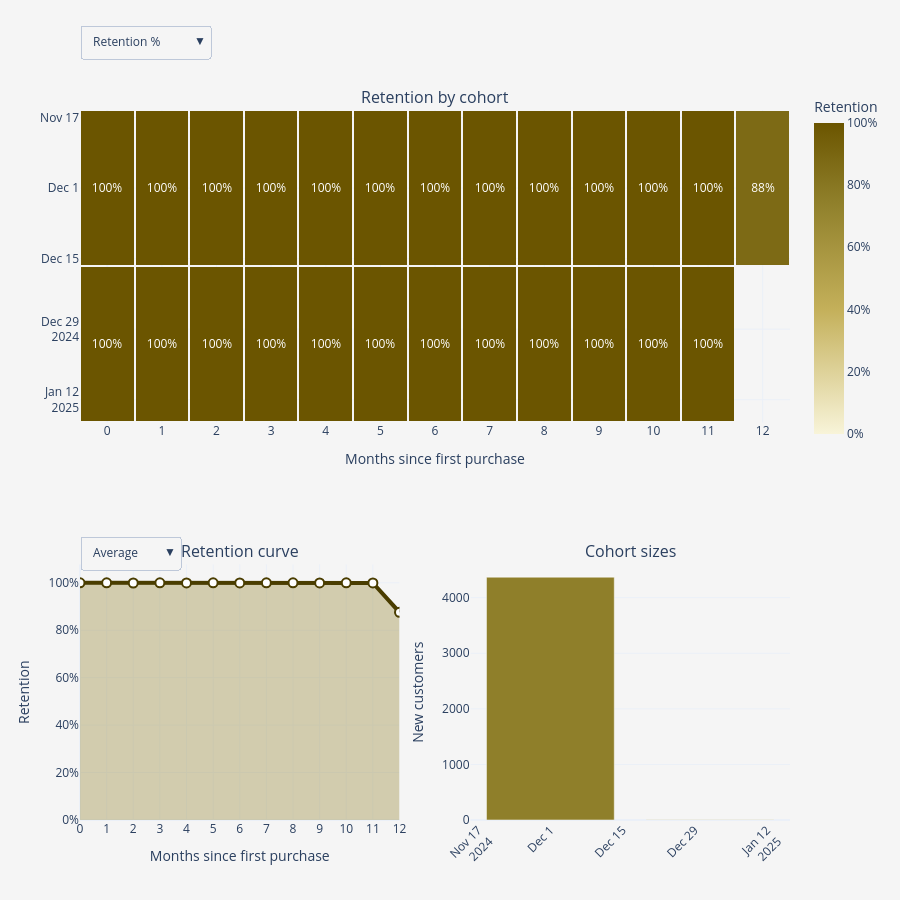

Notebook code cell kept with this figure:
### Code cell
import numpy as np
import pandas as pd
import plotly.graph_objects as go
from plotly.subplots import make_subplots
from IPython.display import HTML, display


data = df.copy()
data = data.dropna(subset=['CustomerID'])
data = data[(data['Quantity'] > 0) & (data['UnitPrice'] > 0)]
data = data[~data['InvoiceNo'].astype(str).str.startswith('C')]
data['InvoiceDate'] = pd.to_datetime(data['InvoiceDate'])

data['OrderMonth'] = data['InvoiceDate'].dt.to_period('M').dt.to_timestamp()
data['CohortMonth'] = data.groupby('CustomerID')['OrderMonth'].transform('min')
data['Period'] = ((data['OrderMonth'].dt.year - data['CohortMonth'].dt.year) * 12
                  + (data['OrderMonth'].dt.month - data['CohortMonth'].dt.month))

counts = (data.groupby(['CohortMonth', 'Period'])['CustomerID'].nunique()
          .unstack('Period'))
sizes = counts[0]
retention = counts.divide(sizes, axis=0)

MAX_P = 12
retention = retention.loc[:, retention.columns <= MAX_P]
counts = counts.loc[:, counts.columns <= MAX_P]
cohort_labels = [d.strftime('%Y-%m') for d in retention.index]
periods = list(retention.columns)


def col(n):
    return retention[n] if n in retention.columns else pd.Series(np.nan, index=retention.index)


m1, m3, m6 = col(1).mean(), col(3).mean(), col(6).mean()
m3_valid = col(3).dropna()
best = m3_valid.idxmax() if len(m3_valid) else retention.index[0]
worst = m3_valid.idxmin() if len(m3_valid) else retention.index[0]

kpis = [
    ('Customers', f'{int(sizes.sum()):,}', f'{len(sizes)} monthly cohorts', '#6b5500'),
    ('Month-1 retention', f'{m1:.1%}', 'avg. across cohorts', '#8f7f2a'),
    ('Month-3 retention', f'{m3:.1%}', 'avg. across cohorts', '#c4b05a'),
    ('Month-6 retention', f'{m6:.1%}', 'avg. across cohorts', '#6b5500'),
    ('Best cohort', f'{best:%Y-%m}', f'{col(3).max():.1%} at month 3', '#8f7f2a'),
    ('Weakest cohort', f'{worst:%Y-%m}', f'{col(3).min():.1%} at month 3', '#c4b05a'),
]
css = """
<style>
.dash{font-family:-apple-system,Segoe UI,Helvetica,Arial,sans-serif;background:#f5f5f5;padding:20px;border-radius:14px;color:#333}
.dash h2{margin:0 0 14px;font-size:22px}
.grid{display:grid;grid-template-columns:repeat(auto-fit,minmax(170px,1fr));gap:14px}
.card{background:#fff;border-radius:12px;padding:16px;border-top:5px solid var(--c);
      box-shadow:0 1px 4px rgba(0,0,0,.08);transition:transform .15s,box-shadow .15s}
.card:hover{transform:translateY(-4px);box-shadow:0 8px 18px rgba(0,0,0,.15)}
.card .l{font-size:12px;text-transform:uppercase;letter-spacing:.06em;color:#777}
.card .v{font-size:26px;font-weight:700;margin:4px 0;color:var(--c)}
.card .s{font-size:12px;color:#666}
</style>
"""
cards = ''.join(
    f'<div class="card" style="--c:{c}"><div class="l">{l}</div>'
    f'<div class="v">{v}</div><div class="s">{s}</div></div>' for l, v, s, c in kpis)
cards_html = f'{css}<div class="dash"><h2>Cohort Analysis</h2><div class="grid">{cards}</div></div>'

gold_scale = [[0, '#f8f4d9'], [0.4, '#c4b05a'], [0.75, '#8f7f2a'], [1, '#6b5500']]

fig = make_subplots(
    rows=2, cols=2, specs=[[{'colspan': 2}, None], [{}, {}]],
    row_heights=[0.55, 0.45], vertical_spacing=0.2,
    subplot_titles=('Retention by cohort', 'Retention curve', 'Cohort sizes'))


ret_z = retention.values
cnt_z = counts.reindex(index=retention.index, columns=retention.columns).values
hover = [[f'Cohort {cohort_labels[i]}<br>Month {periods[j]}'
          f'<br>Retention: {ret_z[i, j]:.1%}<br>Customers: {int(cnt_z[i, j]):,}'
          if not np.isnan(ret_z[i, j]) else ''
          for j in range(len(periods))] for i in range(len(cohort_labels))]
ret_cap = float(np.nanmax(ret_z[:, 1:])) if ret_z.shape[1] > 1 else 1.0

fig.add_trace(go.Heatmap(
    z=ret_z, x=periods, y=cohort_labels, colorscale=gold_scale,
    zmin=0, zmax=ret_cap, texttemplate='%{z:.0%}', hovertext=hover, hoverinfo='text',
    xgap=2, ygap=2, colorbar=dict(title='Retention', tickformat='.0%', len=0.5, y=0.78)),
    row=1, col=1)

avg = retention.mean()
fig.add_trace(go.Scatter(
    x=periods, y=avg.values, mode='lines+markers', name='Average',
    line=dict(color='#4a3d00', width=4), marker=dict(size=9, color='white', line=dict(width=2, color='#4a3d00')),
    fill='tozeroy', fillcolor='rgba(143,127,42,0.35)',
    hovertemplate='Month %{x}<br>Avg retention %{y:.1%}<extra></extra>'), row=2, col=1)

for i, lab in enumerate(cohort_labels):
    y = retention.iloc[i].dropna()
    fig.add_trace(go.Scatter(
        x=y.index, y=y.values, mode='lines+markers', name=lab, visible=False,
        line=dict(color='#8f7f2a', width=3),
        hovertemplate=f'Cohort {lab}<br>Month %{{x}}<br>%{{y:.1%}}<extra></extra>'), row=2, col=1)

fig.add_trace(go.Bar(
    x=cohort_labels, y=sizes.values, marker_color='#8f7f2a', name='Cohort size',
    hovertemplate='Cohort %{x}<br>%{y:,} new customers<extra></extra>'), row=2, col=2)

n_traces = len(fig.data)
n_c = len(cohort_labels)
line_idx = list(range(1, 2 + n_c))  # average + cohort lines


def line_visibility(show):
    vis = [True] * n_traces              # heatmap + bars always visible
    for k in line_idx:
        vis[k] = k in show
    return vis


line_buttons = [
    dict(label='Average', method='update', args=[{'visible': line_visibility({1})}]),
    dict(label='All cohorts', method='update', args=[{'visible': line_visibility(set(range(2, 2 + n_c)))}])
] + [
    dict(label=lab, method='update', args=[{'visible': line_visibility({2 + i})}])
    for i, lab in enumerate(cohort_labels)
]

heat_buttons = [
    dict(label='Retention %', method='restyle',
         args=[{'z': [ret_z], 'zmin': [0], 'zmax': [ret_cap],
                'texttemplate': ['%{z:.0%}'], 'colorbar.tickformat': ['.0%'],
                'colorbar.title.text': ['Retention']}, [0]]),
    dict(label='Customer count', method='restyle',
         args=[{'z': [cnt_z], 'zmin': [0], 'zmax': [float(np.nanmax(cnt_z[:, 1:]))],
                'texttemplate': ['%{z:,}'], 'colorbar.tickformat': [',d'],
                'colorbar.title.text': ['Customers']}, [0]]),
]

fig.update_layout(
    template='plotly_white', height=900, paper_bgcolor='#f5f5f5', plot_bgcolor='#f5f5f5',
    showlegend=False, margin=dict(t=110),
    updatemenus=[
        dict(type='dropdown', buttons=heat_buttons, x=0.0, y=1.12, xanchor='left', yanchor='top'),
        dict(type='dropdown', buttons=line_buttons, x=0.0, y=0.40, xanchor='left', yanchor='top'),
    ])
fig.update_xaxes(title_text='Months since first purchase', dtick=1, row=1, col=1)
fig.update_yaxes(autorange='reversed', row=1, col=1)
fig.update_xaxes(title_text='Months since first purchase', dtick=1, row=2, col=1)
fig.update_yaxes(tickformat='.0%', title_text='Retention', row=2, col=1)
fig.update_xaxes(tickangle=-45, row=2, col=2)
fig.update_yaxes(title_text='New customers', row=2, col=2)

display(HTML(cards_html))
fig.show()

page = (f'<html><head><meta charset="utf-8"><title>Cohort Analysis</title></head>'
        f'<body style="margin:20px;background:#f5f5f5">{cards_html}'
        f'{fig.to_html(full_html=False, include_plotlyjs="cdn")}</body></html>')
with open('cohort_analysis_interactive.html', 'w', encoding='utf-8') as f:
    f.write(page)
print('Saved: cohort_analysis_interactive.html (open it in any browser)')

### Figure 1 — Plotly figure (JSON) as saved in the notebook; plotly's stock layout.template omitted (floating-point values rounded to 4 significant figures)
{"data": [{"colorbar": {"len": 0.5, "tickformat": ".0%", "title": {"text": "Retention"}, "y": 0.78}, "colorscale": [[0, "#f8f4d9"], [0.4, "#c4b05a"], [0.75, "#8f7f2a"], [1, "#6b5500"]], "hoverinfo": "text", "hovertext": [["Cohort 2024-12<br>Month 0<br>Retention: 100.0%<br>Customers: 4,368", "Cohort 2024-12<br>Month 1<br>Retention: 100.0%<br>Customers: 4,367", "Cohort 2024-12<br>Month 2<br>Retention: 99.8%<br>Customers: 4,361", "Cohort 2024-12<br>Month 3<br>Retention: 100.0%<br>Customers: 4,367", "Cohort 2024-12<br>Month 4<br>Retention: 99.9%<br>Customers: 4,365", "Cohort 2024-12<br>Month 5<br>Retention: 100.0%<br>Customers: 4,366", "Cohort 2024-12<br>Month 6<br>Retention: 99.9%<br>Customers: 4,364", "Cohort 2024-12<br>Month 7<br>Retention: 100.0%<br>Customers: 4,366", "Cohort 2024-12<br>Month 8<br>Retention: 100.0%<br>Customers: 4,367", "Cohort 2024-12<br>Month 9<br>Retention: 99.9%<br>Customers: 4,365", "Cohort 2024-12<br>Month 10<br>Retention: 100.0%<br>Customers: 4,367", "Cohort 2024-12<br>Month 11<br>Retention: 99.9%<br>Customers: 4,363", "Cohort 2024-12<br>Month 12<br>Retention: 87.6%<br>Customers: 3,825"], ["Cohort 2025-01<br>Month 0<br>Retention: 100.0%<br>Customers: 4", "Cohort 2025-01<br>Month 1<br>Retention: 100.0%<br>Customers: 4", "Cohort 2025-01<br>Month 2<br>Retention: 100.0%<br>Customers: 4", "Cohort 2025-01<br>Month 3<br>Retention: 100.0%<br>Customers: 4", "Cohort 2025-01<br>Month 4<br>Retention: 100.0%<br>Customers: 4", "Cohort 2025-01<br>Month 5<br>Retention: 100.0%<br>Customers: 4", "Cohort 2025-01<br>Month 6<br>Retention: 100.0%<br>Customers: 4", "Cohort 2025-01<br>Month 7<br>Retention: 100.0%<br>Customers: 4", "Cohort 2025-01<br>Month 8<br>Retention: 100.0%<br>Customers: 4", "Cohort 2025-01<br>Month 9<br>Retention: 100.0%<br>Customers: 4", "Cohort 2025-01<br>Month 10<br>Retention: 100.0%<br>Customers: 4", "Cohort 2025-01<br>Month 11<br>Retention: 100.0%<br>Customers: 4", ""]], "texttemplate": "%{z:.0%}", "type": "heatmap", "x": [0, 1, 2, 3, 4, 5, 6, 7, 8, 9, 10, 11, 12], "xaxis": "x", "xgap": 2, "y": ["2024-12", "2025-01"], "yaxis": "y", "ygap": 2, "z": [[1, 0.9998, 0.9984, 0.9998, 0.9993, 0.9995, 0.9991, 0.9995, 0.9998, 0.9993, 0.9998, 0.9989, 0.8757], [1, 1, 1, 1, 1, 1, 1, 1, 1, 1, 1, 1, null]], "zmax": 1, "zmin": 0}, {"fill": "tozeroy", "fillcolor": "rgba(143,127,42,0.35)", "hovertemplate": "Month %{x}<br>Avg retention %{y:.1%}<extra></extra>", "line": {"color": "#4a3d00", "width": 4}, "marker": {"color": "white", "line": {"color": "#4a3d00", "width": 2}, "size": 9}, "mode": "lines+markers", "name": "Average", "type": "scatter", "x": [0, 1, 2, 3, 4, 5, 6, 7, 8, 9, 10, 11, 12], "xaxis": "x2", "y": [1, 0.9999, 0.9992, 0.9999, 0.9997, 0.9998, 0.9995, 0.9998, 0.9999, 0.9997, 0.9999, 0.9994, 0.8757], "yaxis": "y2"}, {"hovertemplate": "Cohort 2024-12<br>Month %{x}<br>%{y:.1%}<extra></extra>", "line": {"color": "#8f7f2a", "width": 3}, "mode": "lines+markers", "name": "2024-12", "type": "scatter", "visible": false, "x": [0, 1, 2, 3, 4, 5, 6, 7, 8, 9, 10, 11, 12], "xaxis": "x2", "y": [1, 0.9998, 0.9984, 0.9998, 0.9993, 0.9995, 0.9991, 0.9995, 0.9998, 0.9993, 0.9998, 0.9989, 0.8757], "yaxis": "y2"}, {"hovertemplate": "Cohort 2025-01<br>Month %{x}<br>%{y:.1%}<extra></extra>", "line": {"color": "#8f7f2a", "width": 3}, "mode": "lines+markers", "name": "2025-01", "type": "scatter", "visible": false, "x": [0, 1, 2, 3, 4, 5, 6, 7, 8, 9, 10, 11], "xaxis": "x2", "y": [1, 1, 1, 1, 1, 1, 1, 1, 1, 1, 1, 1], "yaxis": "y2"}, {"hovertemplate": "Cohort %{x}<br>%{y:,} new customers<extra></extra>", "marker": {"color": "#8f7f2a"}, "name": "Cohort size", "type": "bar", "x": ["2024-12", "2025-01"], "xaxis": "x3", "y": [4368, 4], "yaxis": "y3"}], "layout": {"annotations": [{"font": {"size": 16}, "showarrow": false, "text": "Retention by cohort", "x": 0.5, "xanchor": "center", "xref": "paper", "y": 1, "yanchor": "bottom", "yref": "paper"}, {"font": {"size": 16}, "showarrow": false, "text": "Retention curve", "x": 0.225, "xanchor": "center", "xref": "paper", "y": 0.36, "yanchor": "bottom", "yref": "paper"}, {"font": {"size": 16}, "showarrow": false, "text": "Cohort sizes", "x": 0.775, "xanchor": "center", "xref": "paper", "y": 0.36, "yanchor": "bottom", "yref": "paper"}], "height": 900, "margin": {"t": 110}, "paper_bgcolor": "#f5f5f5", "plot_bgcolor": "#f5f5f5", "showlegend": false, "updatemenus": [{"buttons": [{"args": [{"colorbar.tickformat": [".0%"], "colorbar.title.text": ["Retention"], "texttemplate": ["%{z:.0%}"], "z": [[[1, 0.9998, 0.9984, 0.9998, 0.9993, 0.9995, 0.9991, 0.9995, 0.9998, 0.9993, 0.9998, 0.9989, 0.8757], [1, 1, 1, 1, 1, 1, 1, 1, 1, 1, 1, 1, null]]], "zmax": [1], "zmin": [0]}, [0]], "label": "Retention %", "method": "restyle"}, {"args": [{"colorbar.tickformat": [",d"], "colorbar.title.text": ["Customers"], "texttemplate": ["%{z:,}"], "z": [[[4368, 4367, 4361, 4367, 4365, 4366, 4364, 4366, 4367, 4365, 4367, 4363, 3825], [4, 4, 4, 4, 4, 4, 4, 4, 4, 4, 4, 4, null]]], "zmax": [4367], "zmin": [0]}, [0]], "label": "Customer count", "method": "restyle"}], "type": "dropdown", "x": 0, "xanchor": "left", "y": 1.12, "yanchor": "top"}, {"buttons": [{"args": [{"visible": [true, true, false, false, true]}], "label": "Average", "method": "update"}, {"args": [{"visible": [true, false, true, true, true]}], "label": "All cohorts", "method": "update"}, {"args": [{"visible": [true, false, true, false, true]}], "label": "2024-12", "method": "update"}, {"args": [{"visible": [true, false, false, true, true]}], "label": "2025-01", "method": "update"}], "type": "dropdown", "x": 0, "xanchor": "left", "y": 0.4, "yanchor": "top"}], "xaxis": {"anchor": "y", "domain": [0, 1], "dtick": 1, "title": {"text": "Months since first purchase"}}, "xaxis2": {"anchor": "y2", "domain": [0, 0.45], "dtick": 1, "title": {"text": "Months since first purchase"}}, "xaxis3": {"anchor": "y3", "domain": [0.55, 1], "tickangle": -45}, "yaxis": {"anchor": "x", "autorange": "reversed", "domain": [0.56, 1]}, "yaxis2": {"anchor": "x2", "domain": [0, 0.36], "tickformat": ".0%", "title": {"text": "Retention"}}, "yaxis3": {"anchor": "x3", "domain": [0, 0.36], "title": {"text": "New customers"}}}}
